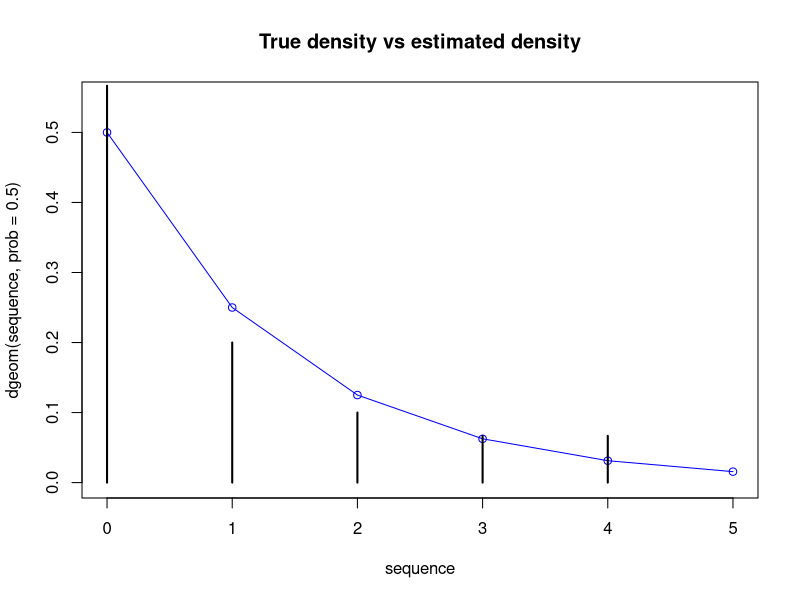
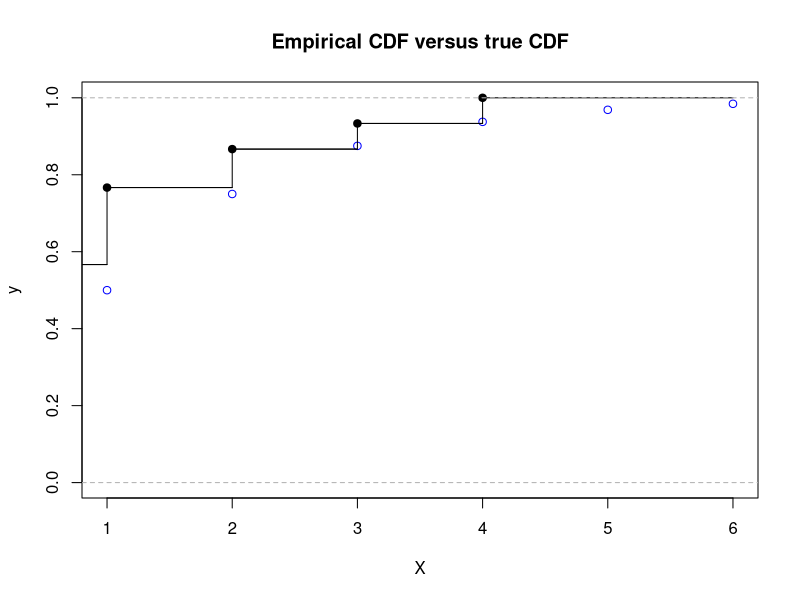

The R script that drew these images, in order:
#### PAckages that are needed ####
library(readr)
#library(EnvStats)
#### Dataset description:  ####
X <- data.frame(read_csv("data/sample.csv"))
rownames(X) <- X[,1]
X <- X[,-1]
X_ordered <- sort(X)
n=30
table(X)

## nice graphs
sequence =seq(0,5, by=1)

# densities
plot(x=sequence, y= dgeom(sequence, prob = 0.5), ylim = c(0,0.55), col='blue', main= "True density vs estimated density")
lines(x=sequence, dgeom(sequence, prob=0.5), col='blue')
points(table(X)/30)
# ECDF
geom <- pgeom(q = sequence , prob = 0.5)
plot(geom, col='blue', lty=2, main= 'Empirical CDF versus true CDF', ylab= 'y', xlab= 'X', ylim = c(0,1.001))
Fn <- 1:30/30
lines(X_ordered, Fn, type='s')
Fn<-ecdf(X_ordered)
lines(Fn)

# Key statistics 

p_hat_initial = 1/(mean(X)+1) #  Gives very bad insight since gives a proba >1




#### Set up for Confidence intervals ####
alpha=0.05
#### Assymptotically normal ####

#### Basic Bootstrap ####
B = 5000
M =1000
BB_vec_of_T <- rep(NA,M)
T_hat <- (1-(mean(X)+1)^(-1))^3
#T <- (1-(mu+1)^{-1} )^3
for (i in 1:B) {
  Xstar <- sample(X, replace = T) ; mu_star <- mean(Xstar)
  Tstar <- (1-(mu_star+1)^(-1))^3
  BB_vec_of_T[i] <- Tstar
  }
CIboot <- c( quantile(BB_vec_of_T, 1-0.05/2), quantile(BB_vec_of_T, 0.05/2)   )

#### PErcentile bootsrap ####